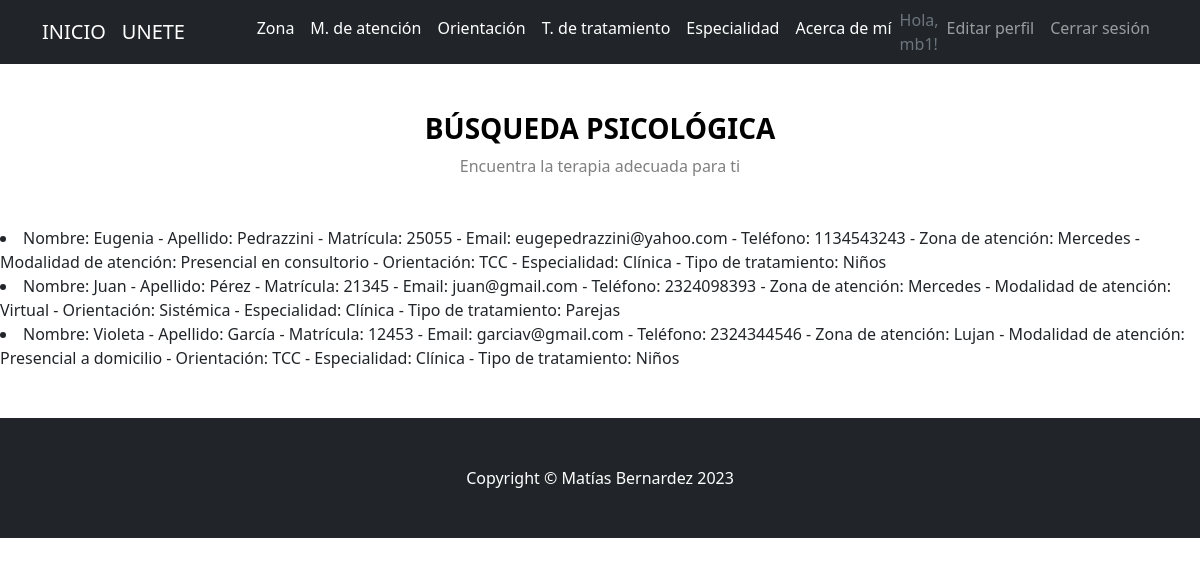
The app's page /AppBlog/leerPsicologos (signed in) with its own data.
### AppBlog/models.py (models this page shows)
class Psicologo(models.Model):
    nombre = models.CharField(max_length=40)
    apellido = models.CharField(max_length=40)
    matricula = models.IntegerField()
    email = models.EmailField()
    telefono = models.IntegerField()
    zonaatencion = models.CharField(max_length=40)
    modalidadatencion = models.CharField(max_length=40)
    orientacion = models.CharField(max_length=40)
    especialidad = models.CharField(max_length=40)
    tipotratamiento = models.CharField(max_length=40)
    def __str__(self):
        return f"Nombre: {self.nombre} - Apellido: {self.apellido} - Matrícula: {self.matricula} - Email: {self.email} - Teléfono: {self.telefono} - Zona de atención: {self.zonaatencion} - Modalidad de atención: {self.modalidadatencion} - Orientación: {self.orientacion} - Especialidad: {self.especialidad} - Tipo de tratamiento: {self.tipotratamiento}"

### AppBlog/views.py (the view)
# urls.py: path('leerPsicologos', views.leerPsicologos, name="leerPsicologos"),
def leerPsicologos(request):
    psicologos = Psicologo.objects.all()
    contexto = {"psicologos":psicologos}
    return render(request, "AppBlog/leerPsicologos.html", contexto)

### AppBlog/templates/AppBlog/leerPsicologos.html
{% extends "AppBlog/padre.html" %}
{% load static %}
{% block contenidoQueCambia %}
{% for p in psicologos %}
<li>{{p}}</li>
{% endfor %}
<br>
<br>
{% endblock %}

### AppBlog/templates/AppBlog/padre.html (shortened to what this page needs)
<!DOCTYPE html>
<html lang="en">
    <head>
        {% load static %}
        <link href="{% static 'AppBlog/css/styles.css' %}" rel="stylesheet" />
    </head>
    <body>
        <nav class="navbar navbar-expand-lg navbar-dark bg-dark">
            <div class="container">
                {% if request.user.is_authenticated %}
                <a class="navbar-brand" href="{% url 'inicio' %}">INICIO</a>
                <a class="navbar-brand" href="{% url 'unirse' %}">UNETE</a>
                {% endif %}
                <div class="collapse navbar-collapse" id="navbarSupportedContent">
                    <ul class="navbar-nav ms-auto mb-2 mb-lg-0">
                        {% if request.user.is_authenticated %}
                        <li class="nav-item"><a class="nav-link active" aria-current="page" href="{% url 'zonaatencion' %}">Zona</a></li>
                        <li class="nav-item"><a class="nav-link active" aria-current="page" href="{% url 'modalidadatencion' %}">M. de atención</a></li>
                        <li class="nav-item"><a class="nav-link active" aria-current="page" href="{% url 'orientacion' %}">Orientación</a></li>
                        <li class="nav-item"><a class="nav-link active" aria-current="page" href="{% url 'tipotratamiento' %}">T. de tratamiento</a></li>
                        <li class="nav-item"><a class="nav-link active" aria-current="page" href="{% url 'especialidad' %}">Especialidad</a></li>
                        {% endif %}
                        <li class="nav-item"><a class="nav-link active" aria-current="page" href="{% url 'acercademi' %}">Acerca de mí</a></li>
                        {% if request.user.is_authenticated %}
                        <p class="text-muted samll mb-4 mb-lg-0">Hola,<br> {{user.username}}!</p>
                        <li class="nav-item"><a class="nav-link" href="editarPerfil">Editar perfil</a></li>
                        <li class="nav-item"><a class="nav-link" href="logout">Cerrar sesión</a></li>
                        {% endif %}
                    </ul>
                </div>
            </div>
        </nav>
            <div class="text-center my-5">
                <h1 class="text-black fs-3 fw-bolder">BÚSQUEDA PSICOLÓGICA</h1>
                <p class="text-black-50 mb-0">Encuentra la terapia adecuada para ti</p>
            </div>
        {% block contenidoQueCambia %}
        {% endblock %}
        <footer class="py-5 bg-dark">
            <div class="container"><p class="m-0 text-center text-white">Copyright &copy; Matías Bernardez 2023</p></div>
        </footer>
    </body>
</html>

### records on screen
Psicologo: nombre+apellido+matricula "Nombre: Eugenia - Apellido: Pedrazzini - Matrícula: 25055 - Email: eugepedrazzini@yahoo.com - Teléfono: 1134543243 - Zona de atención: Mercedes - Modalidad de atención: Presencial en consultorio - Orientación: TCC - Especialidad: Clínica - Tipo de tratamiento: Niños"
Psicologo: nombre+apellido+matricula "Nombre: Juan - Apellido: Pérez - Matrícula: 21345 - Email: juan@gmail.com - Teléfono: 2324098393 - Zona de atención: Mercedes - Modalidad de atención: Virtual - Orientación: Sistémica - Especialidad: Clínica - Tipo de tratamiento: Parejas"
Psicologo: nombre+apellido+matricula "Nombre: Violeta - Apellido: García - Matrícula: 12453 - Email: garciav@gmail.com - Teléfono: 2324344546 - Zona de atención: Lujan - Modalidad de atención: Presencial a domicilio - Orientación: TCC - Especialidad: Clínica - Tipo de tratamiento: Niños"

### other values on screen
{{ user.username }} "mb1"
